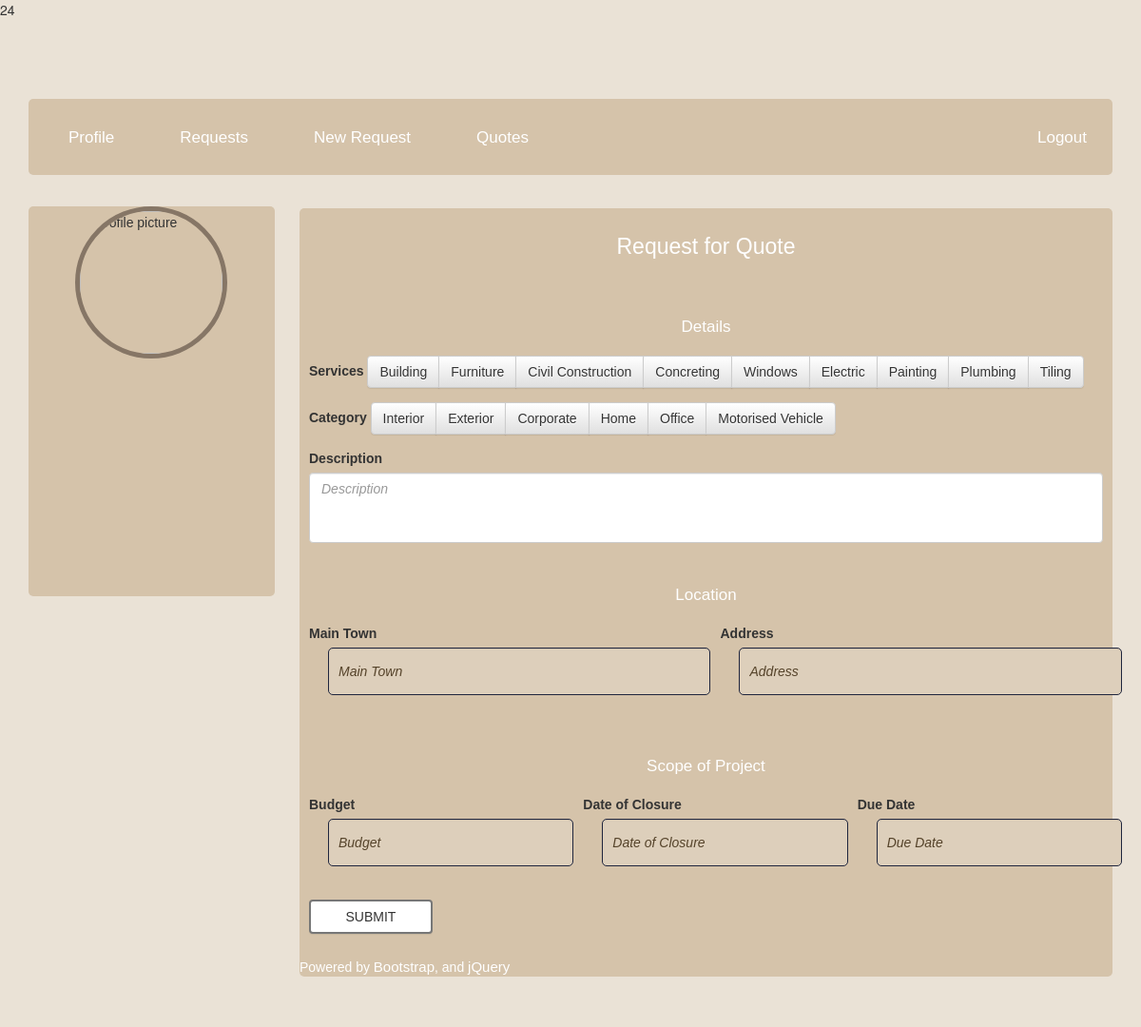
The app's page /userprofile.php?page=newrequest (signed in) with its own data.
### tables this page shows
CREATE TABLE IF NOT EXISTS `services_table` (
  `service_id` int(6) NOT NULL AUTO_INCREMENT,
  `service` varchar(64) NOT NULL,
  PRIMARY KEY (`service_id`)
);

CREATE TABLE IF NOT EXISTS `category_table` (
  `cat_id` int(6) NOT NULL AUTO_INCREMENT,
  `category` varchar(64) NOT NULL,
  PRIMARY KEY (`cat_id`)
);

### newrequest.php (the view, shortened to what this page needs)
<div id="wrapper">
    <div id="main_content">
      <h1 class="titular">Request for Quote</h1>
<form id="reqForm" method="post" action="newrequest.php">
<h2 class="titular">Details</h1>
<div class="row">
    <div class="form-group col-xs-12">
      <label for="rf-orderType">Services</label>
      <div id="rf-orderType" class="btn-group" data-toggle="buttons">
         <?php
            $sql = "SELECT * FROM services_table";
            $result = mysqli_query($mysqli, $sql);
            if (mysqli_num_rows($result) > 0) {
                while($row = mysqli_fetch_assoc($result)) {
                    print  '<label class="btn btn-default">
                            <input type="radio" value="'.$row['service_id'].'" name="service" id="rf-orderType'.$row['service_id'].'" autocomplete="off" >'.$row['service'].'</label>';
                }
              }
            ?>
      </div>
    </div>
  </div>
    <div class="row">
    <div class="form-group col-xs-12">
      <label for="rf-commentator">Category</label>
      <div id="rf-commentator" class="btn-group" data-toggle="buttons">
        <?php
            $sql = "SELECT * FROM category_table";
            $result = mysqli_query($mysqli, $sql);
            if (mysqli_num_rows($result) > 0) {
                while($row = mysqli_fetch_assoc($result)) {
                    print  '<label class="btn btn-default">
                            <input type="radio" value="'.$row['cat_id'].'" name="category" id="rf-commentator'.$row['cat_id'].'" autocomplete="off" >'.$row['category'].'</label>';
                }
              }
            ?>
      </div>
    </div>
  </div>
 <div class="form-group">
    <label for="rf-articleDetail">Description</label>
    <textarea name= "description" class="form-control" rows="3" id="rf-articleDetail" placeholder="Description"></textarea>
  </div>
<h2 class="titular">Location</h1>
  <div class="row">
    <div class="form-group col-xs-6">
      <label for="rf-name">Main Town</label>
      <input type="text" class="form-control" id="rf-name" name="main town" placeholder="Main Town">
    </div>
    <div class="form-group col-xs-6">
      <label for="rf-age">Address</label>
      <input type="text" class="form-control" id="rf-age" name="address" placeholder="Address">
    </div>
  </div>
<h2 class="titular">Scope of Project</h1>
  <div class="row">
    <div class="form-group col-xs-4">
      <label for="rf-articleName">Budget</label>
      <input type="text" class="form-control" name="budget" id="rf-articleName" placeholder="Budget">
    </div>
    <div class="form-group col-xs-4">
      <label for="rf-articleLink">Date of Closure</label>
      <input type="text" class="form-control" name="date closure" id="rf-articleLink" placeholder="Date of Closure">
    </div>
    <div class="form-group col-xs-4">
      <label for="rf-articleLink">Due Date</label>
      <input type="text" class="form-control" name="due date" id="rf-articleLink" placeholder="Due Date">
    </div>
  </div>
  <input type="submit" class="btn btn-default" id="rf-submitBtn" value="submit" name="submitbtn">
</form>
<span>Powered by <a href="http://getbootstrap.com/" target="_blank">Bootstrap</a>, and <a href="http://jquery.com/" target="_blank">jQuery</a></span>
    </div>
</div>

### css/style.css (style rules this page uses)
* { -webkit-box-sizing: border-box; -moz-box-sizing: border-box; box-sizing: border-box; }
body { background: #eae2d6; }
h1 { font-size: 23px; }
h2 { font-size: 17px; }
a { text-decoration: none; font-size: 15px; }
h1, h2, p, a, span { color: #fff; }
input[type=text] { width: 260px; height: 50px; margin-left: 20px; margin-bottom: 20px; padding-left: 45px; background: #ddcfbb; color: #55432a; border: solid 1px #1f253d; border-radius: 5px; }
.titular { display: block; line-height: 60px; margin: 0; text-align: center; border-top-left-radius: 5px; border-top-right-radius: 5px; }
.join-newsletter .titular { padding-top: 10px; }
form#reqForm { padding: 10px; }
input[type='text'], input[type='tel'], input[type='email'], textarea { width: 100%; padding: 10px; }
textarea { resize: none; height: 142px; margin-bottom: 15px; background: rgba(226, 226, 226, 0.17) }
input[type=submit] { width: 130px; background: #fff; text-transform: uppercase; border: 2px #777 solid; cursor: pointer; }

### records on screen
services_table: service "Building"
services_table: service "Furniture"
services_table: service "Civil Construction"
services_table: service "Concreting"
services_table: service "Windows"
services_table: service "Electric"
services_table: service "Painting"
services_table: service "Plumbing"
services_table: service "Tiling"
category_table: category "Interior"
category_table: category "Exterior"
category_table: category "Corporate"
category_table: category "Home"
category_table: category "Office"
category_table: category "Motorised Vehicle"

### other values on screen
$userid "4"
